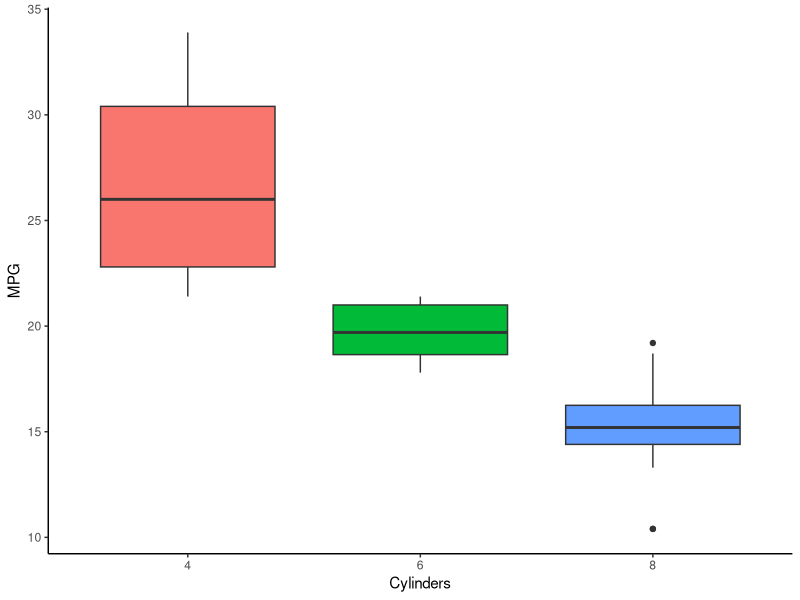

This chart was generated by the following R code:
## ---- chunk 1
#| label: setup
#| include: false
library(tidyverse)
## ---- chunk 2
glimpse(mtcars)
## ---- chunk 3
glimpse(iris)
## ---- chunk 4
# 1. Descriptive stats
mtcars |>
  group_by(cyl) |>
  summarize(mean_mpg = mean(mpg), sd_mpg = sd(mpg))

# 2. Visualization
ggplot(mtcars, aes(x = factor(cyl), y = mpg, fill = factor(cyl))) +
  geom_boxplot() +
  labs(x = "Cylinders", y = "MPG") +
  theme_classic() +
  theme(legend.position = "none")

# 3. ANOVA
model <- aov(mpg ~ factor(cyl), data = mtcars)
summary(model)

# 4. Post-hoc
TukeyHSD(model)
